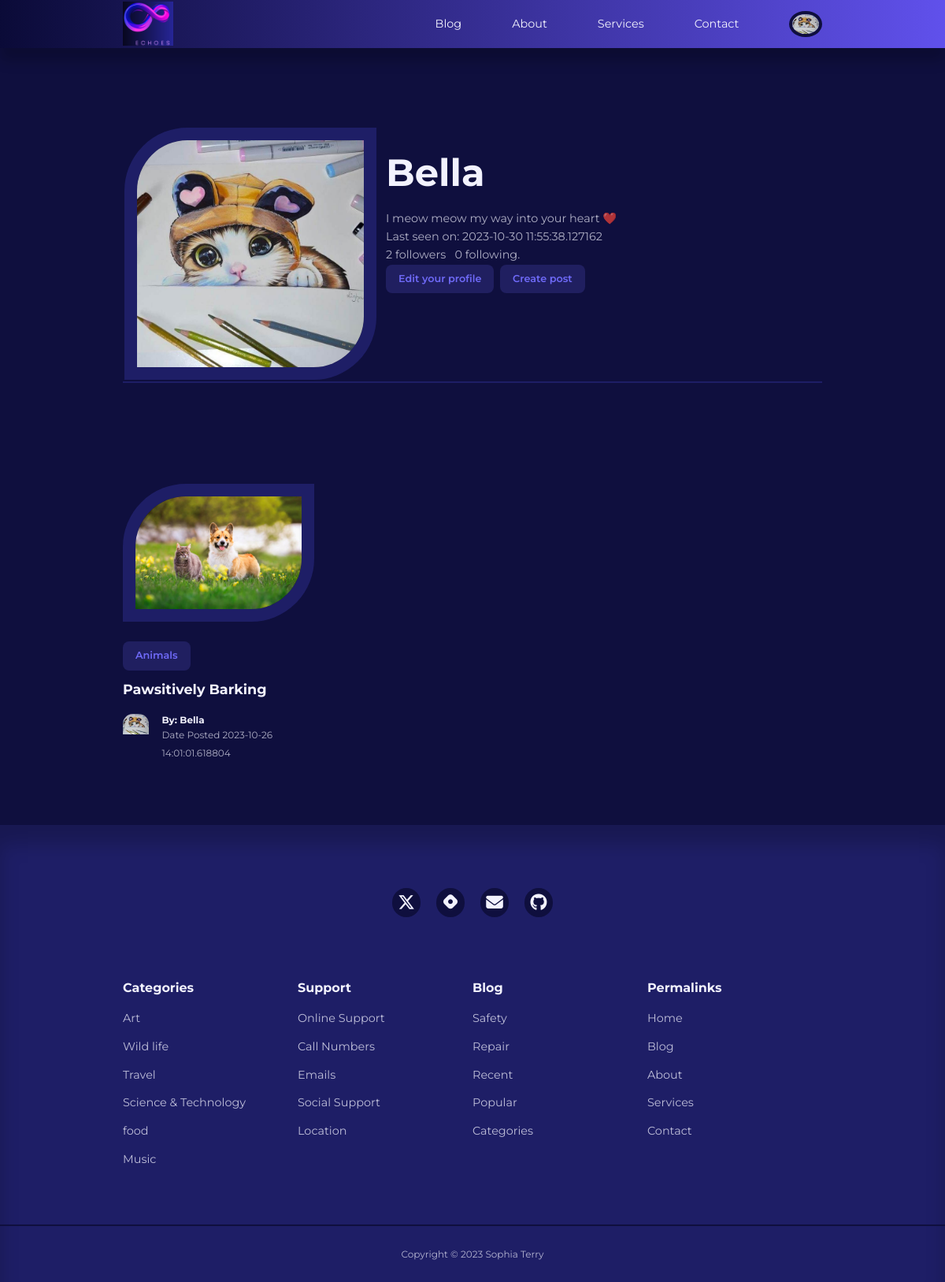
The app's page /user/Bella (signed in), older data.
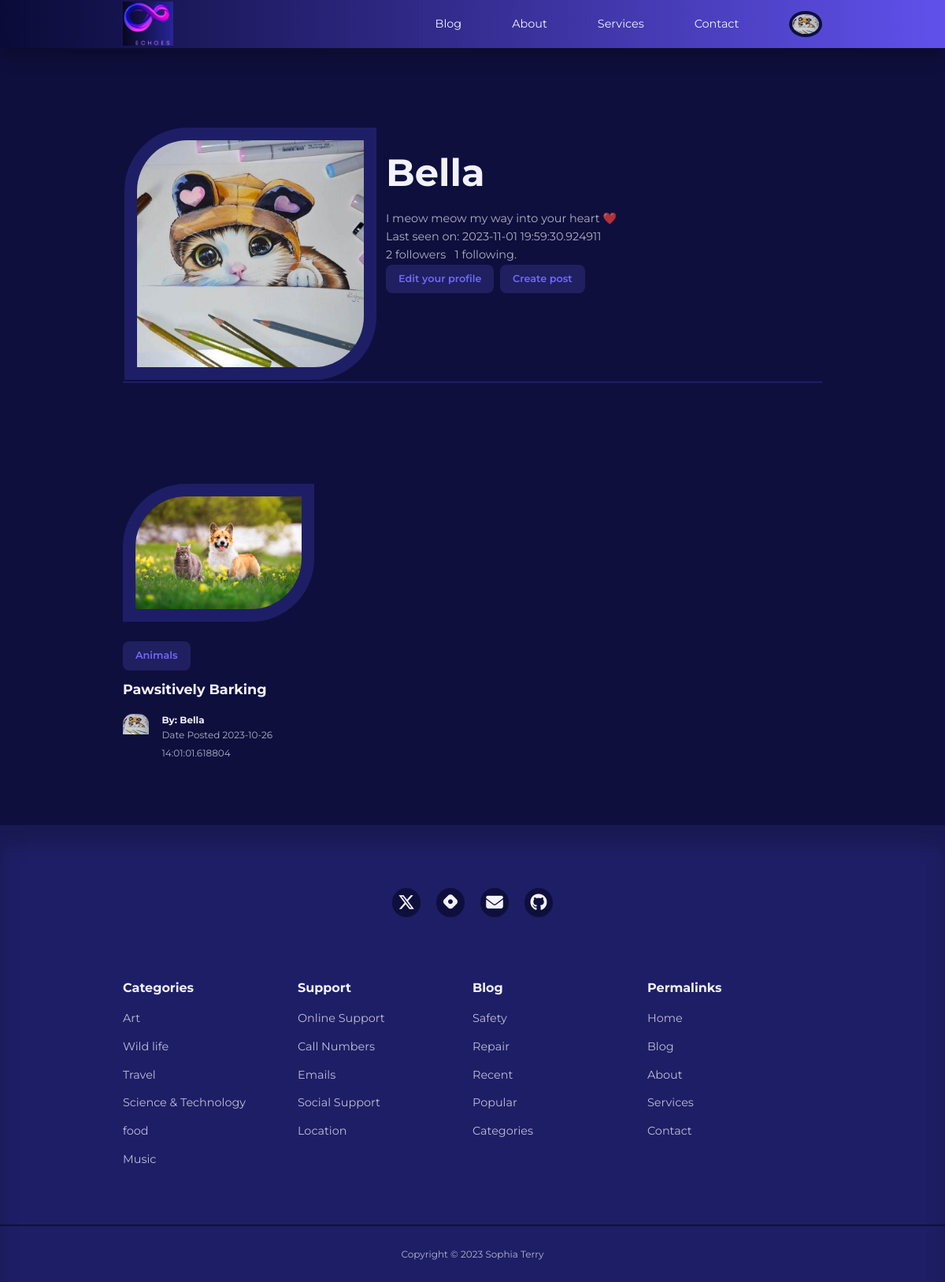
The same page, newer data.
### app/models.py (models this page shows, shortened)
class User(UserMixin, db.Model):
    id = db.Column(db.Integer, primary_key=True)
    username = db.Column(db.String(100), index=True, unique=True)
    email = db.Column(db.String(120), index=True, unique=True)
    password_hash = db.Column(db.String(128))
    role = db.Column(db.String(3))
    picture = db.Column(db.String(120), nullable=True)
    posts = db.relationship('Post', backref='author', lazy='dynamic')
    about_me = db.Column(db.String(140))
    last_seen = db.Column(db.DateTime, default=datetime.utcnow)
    followed = db.relationship(
        'User', secondary=followers,
        primaryjoin=(followers.c.follower_id == id),
        secondaryjoin=(followers.c.followed_id == id),
        backref=db.backref('followers', lazy='dynamic'), lazy='dynamic'
    )

class Post(db.Model):
    id = db.Column(db.Integer, primary_key=True)
    title = db.Column(db.String(120))
    content = db.Column(db.Text)
    image = db.Column(db.String(120), nullable=True)
    timestamp = db.Column(db.DateTime, index=True, default=datetime.utcnow)
    user_id = db.Column(db.Integer, db.ForeignKey('user.id', name='fk_user_id'))
    category_id = db.Column(db.Integer, db.ForeignKey('category.id', name='fk_category_id'))
    category = db.relationship('Category', backref=db.backref('posts', lazy=True))

class Category(db.Model):
    id = db.Column(db.Integer, primary_key=True)
    name = db.Column(db.String(20), unique=True, nullable=False)

### app/routes.py (the view)
@app.route('/user/<username>') #user
@login_required
def profile(username):
    user = User.query.filter_by(username=username).first_or_404()
    posts = user.posts
    authors = [post.author for post in posts]
    form = EmptyForm() # followers
    return render_template('profile.html', user=user, posts=posts, authors=authors,
                            form=form)

### app/models.py (called while the page is built)
@login.user_loader
def load_user(id):
    return User.query.get(int(id))

### app/routes.py (called while the page is built)
@app.before_request
def before_request():
    if current_user.is_authenticated:
        current_user.last_seen = datetime.utcnow()
        db.session.commit()

### app/templates/profile.html (shortened to what this page needs)
{% extends "base.html" %}
{% block content %}
<div class="container profile__container">
    <table>
        <tr valign="top">
            <td>
                {% if current_user.picture %}
                <img class="display__pic" src="{{ url_for('static', filename='images/' + current_user.picture) }}">
                {% else %}
                <img src="{{ url_for('static', filename='/images/default_profile_pc.png') }}" alt="Default Image">
                {% endif %}
            </td>
            <td class="user__table">
                <h1>{{ user.username }}</h1>
                {% if user.about_me %}<p>{{ user.about_me }}</p>{% endif %}
                {% if user.last_seen %}<p>Last seen on: {{ user.last_seen }}</p>{% endif %}
                <p>{{ user.followers.count() }} followers &nbsp; {{ user.followed.count() }} following.</p>
                {% if user == current_user %}
                <p>
                    <a class="link__button" href="{{ url_for('edit_profile') }}">Edit your profile</a>&nbsp;
                     <a class="link__button" href="{{ url_for('add_post') }}">Create post </a>
                </p>
              {% endif %}
            </td>
        </tr>
    </table>
    </div>
 <div>
<section class="posts">
    <div class="container posts__container">
         {% for post in posts %}
        <article class="post">
            <div class="post__thumbnail">
                {% if post.image %}
                <img src="{{ url_for('static', filename='images/' + post.image) }}" alt="Post Image">
                {% else %}
                <img src="{{ url_for('static', filename='/images/blog18.jpg') }}" alt="Default Image">
                {% endif %}
            </div>
            <div class="post__info">
             <a href="{{ url_for('category', category_name=post.category.name) }}" class="category__button">{{ post.category.name}}</a>
                    <h3 class="post__title"><a href="{{ url_for('single_post', post_id=post.id) }}">{{ post.title }}</a></h3>
                    <div class="post__author">
                        <div class="post__author-avator">
                            {% set author = authors[loop.index0] %}
                            {% if current_user.is_authenticated %}
                            <img src="{{ url_for('static', filename='images/' + author.picture) }}" alt="avatar">
                            {% else %}
                            <img src="{{ url_for('static', filename='/images/default_profile_pc.png') }}" alt="Default Image">
                            {% endif %}
                        </div>
                        <div class="post__author-info">
                            <a href="{{ url_for('profile', username=post.author.username) }}">
                            <h5>By: {{post.author.username }}</h5></a>
                            <small>Date Posted {{ post.timestamp }}</small>
                        </div>
                    </div>
                </div>
        </article>
        {% endfor %}
    </div>
</section>
{% endblock %}

### app/templates/base.html (shortened to what this page needs)
<!DOCTYPE html>
<html lang="en">
<head>
    <link rel="stylesheet" href="{{ url_for('static', filename='styles/styles.css')}}">
    <link rel="stylesheet" href="https://unicons.iconscout.com/release/v4.0.8/css/line.css">
</head>
<body>
    {% block navbar %}
    <nav>
        <div class="container nav__container">
            <a href="/index" class="nav__logo"><img src="/static/img/echologoblue.png" class="nav-img" alt=""></a>
            <ul class="nav__items">
                <li><a href="{{ url_for('blog') }}">Blog</a></li>
                <li><a href="{{ url_for('about') }}">About</a></li>
                <li><a href="{{ url_for('services') }}">Services</a></li>
                <li><a href="#contact">Contact</a></li>
                {% if current_user.is_anonymous %}
                <li><a href="{{ url_for('signin') }}">Sign In</a></li>
                {% else %}
                <li class="nav__profile">
                    <div class="avatar">
                        <img src="{{ url_for('static', filename='images/' ~ current_user.picture) }}" alt="">
                    </div>
                        {% endif %}
                </li>
            </ul>
        </div>
    </nav>
    {% endblock %}
     {% block content %}
    {% endblock %}
    {% block footer %}
    <footer>
        <div id="contact" class="footer__socials">
            <a href="https://twitter.com/Mssophia_" target="_blank">
                </a>
            <a href="https://sophiaintech.hashnode.dev/" target="_blank">
                </a>
            <a href="mailto:sophiaterryyu@gmail.com">
                </a>
            <a href="https://github.com/terryyufei" target="_blank">
                </a>
        </div>
        <div class="container footer__container">
            <article>
                <h4>Categories</h4>
                <ul>
                    <li><a href="">Art</a></li>
                    <li><a href="">Wild life</a></li>
                    <li><a href="">Travel</a></li>
                    <li><a href="">Science & Technology</a></li>
                    <li><a href="">food</a></li>
                    <li><a href="">Music</a></li>
                </ul>
            </article>
            <article>
                <h4>Support</h4>
                <ul>
                    <li><a href="">Online Support</a></li>
                    <li><a href="">Call Numbers</a></li>
                    <li><a href="">Emails</a></li>
                    <li><a href="">Social Support</a></li>
                    <li><a href="">Location</a></li>
                </ul>
            </article>
            <article>
                <h4>Blog</h4>
                <ul>
                    <li><a href="">Safety</a></li>
                    <li><a href="">Repair</a></li>
                    <li><a href="">Recent</a></li>
                    <li><a href="">Popular</a></li>
                    <li><a href="">Categories</a></li>
                </ul>
            </article>
            <article>
                <h4>Permalinks</h4>
                <ul>
                    <li><a href="">Home</a></li>
                    <li><a href="">Blog</a></li>
                    <li><a href="">About</a></li>
                    <li><a href="">Services</a></li>
                    <li><a href="">Contact</a></li>
                </ul>
            </article>
        </div>
        <div class="footer__copyright">
            <small>Copyright &copy; 2023 Sophia Terry</small>
        </div>
    </footer>
    {% endblock %}
</body>
</html>

### app/static/styles/styles.css (style rules this page uses)
:root { --color-primary: #6f6af8; --color-primary-light: hsl(242, 91%, 69%, 18%); --color-primary-variant: #5854c7; --color-red: #da0f3f; --color-red-light: hsl(346, 87%, 46%, 15%); --color-green: #00c476; --color-green-light: hsl(156, 100%, 38%, 15%); --color-gray-900: #1e1e66; --color-gray-700: #2d2b7c; --color-gray-300: rgba(242, 242, 254, 0.3); --color-gray-200: rgba(242, 242, 254, 0.7); --color-white: #f2f2fe; --color-bg: #0f0f3e; --transition: all 300ms ease; --container-width-lg: 74%; --container-width-md: 88%; --form-width: 40%; --card-border-radius-1: 0.3rem; --card-border-radius-2: 0.5rem; --card-border-radius-3: 0.8rem; --card-border-radius-4: 2rem; --card-border-radius-5: 5rem; }
* { box-sizing: border-box; margin: 0; padding: 0; outline: 0; border: 0; appearance: 0; list-style: none; text-decoration: none; }
body { font-family: 'Montserrat', sans-serif; line-height: 1.6; color: var(--color-gray-200); overflow-x: hidden; background: var(--color-bg); font-size: 0.9rem; }
.container { width: var(--container-width-lg); max-width: 1800px; margin-inline: auto; }
section { margin-top: 3rem; width: 100vw; }
h1, h2, h3, h4, h5 { color: var(--color-white); line-height: 1.3; }
h1 { font-size: 3rem; margin: 1rem 0; }
h3 { font-size: 1.1rem; margin: 0.8rem 0 0.5rem; }
h4 { font-size: 1rem; }
a { color: var(--color-white); transition: var(--transition); }
img { display: block; width: 100%; object-fit: cover; }
nav { background: linear-gradient(to right, hsl(240, 68%, 13%), hsl(246, 80%, 62%)); width: 100vw; height: 3.8rem; position: fixed; top: 0; z-index: 10; box-shadow: 0 1rem 1rem rgba(0, 0, 0, 0.2); }
.nav__container { height: 100%; display: flex; align-items: center; justify-content: space-between; }
.avatar { width: 2.6rem; height: 2.1rem; border-radius: 50%; overflow: hidden; border: 0.3rem solid var(--color-bg); }
.nav__logo { font-weight: 600; font-size: 1.2rem; }
.nav__items { display: flex; align-items: center; gap: 4rem; }
.nav__profile { position: relative; cursor: pointer; }
.category__button { background: var(--color-primary-light); color: var(--color-primary); display: inline-block; padding: 0.5rem 1rem; border-radius: var(--card-border-radius-2); font-weight: 600; font-size: 0.8rem; text-align: center; }
.post__thumbnail { border-radius: var(--card-border-radius-5) 0; border: 1rem solid var(--color-gray-900); overflow: hidden; margin-bottom: 1.6rem; }
.post__author { display: flex; gap: 1rem; margin-top: 1.2rem; }
.post__author-avator { width: 2.5rem; height: 2.5rem; border-radius: var(--card-border-radius-3); overflow: hidden; }
.posts__container { display: grid; grid-template-columns: repeat(3, 1fr); gap: 5rem; margin-bottom: 5rem; margin-top: 8rem; }
footer { background: var(--color-gray-900); padding: 5rem 0 0; box-shadow: inset 0 1.5rem 1.5rem rgba(0, 0, 0, 0.2); }
.footer__socials { margin-inline: auto; width: fit-content; margin-bottom: 5rem; display: flex; justify-content: space-between; align-items: center; gap: 1.2rem; }
.footer__socials a { background: var(--color-bg); border-radius: 50%; width: 2.3rem; height: 2.3rem; display: flex; align-items: center; justify-content: center; }
.footer__container { display: grid; grid-template-columns: repeat(4, 1fr); }
footer h4 { color: var(--color-white); margin-bottom: 0.6rem; }
footer ul a { opacity: 0.75; }
footer ul li { padding: 0.4rem 0; }
.footer__copyright { text-align: center; padding: 1.5rem 0; border-top: 2px solid var(--color-bg); margin-top: 4rem; }
.profile__container { margin-top: 10rem; border-bottom: 2px solid var(--color-gray-900); }
.display__pic { border-radius: var(--card-border-radius-5) 0; border: 1rem solid var(--color-gray-900); overflow: hidden; height: 20rem; width: 20rem; }
.link__button { background: var(--color-primary-light); color: var(--color-primary); display: inline-block; padding: 0.5rem 1rem; border-radius: var(--card-border-radius-2); font-weight: 600; font-size: 0.8rem; text-align: center; }
.user__table { padding: 10px; }
.nav-img { height: 3.5rem; width: 4.0rem; }

Row changes from the older to the newer data that the page shows:
changed User "Bella": last_seen "2023-10-30 11:55:38.127162" → "2023-11-01 19:59:30.924911"
Text that changed along with them:
{{ user.followed.count() }}: "0" → "1"
